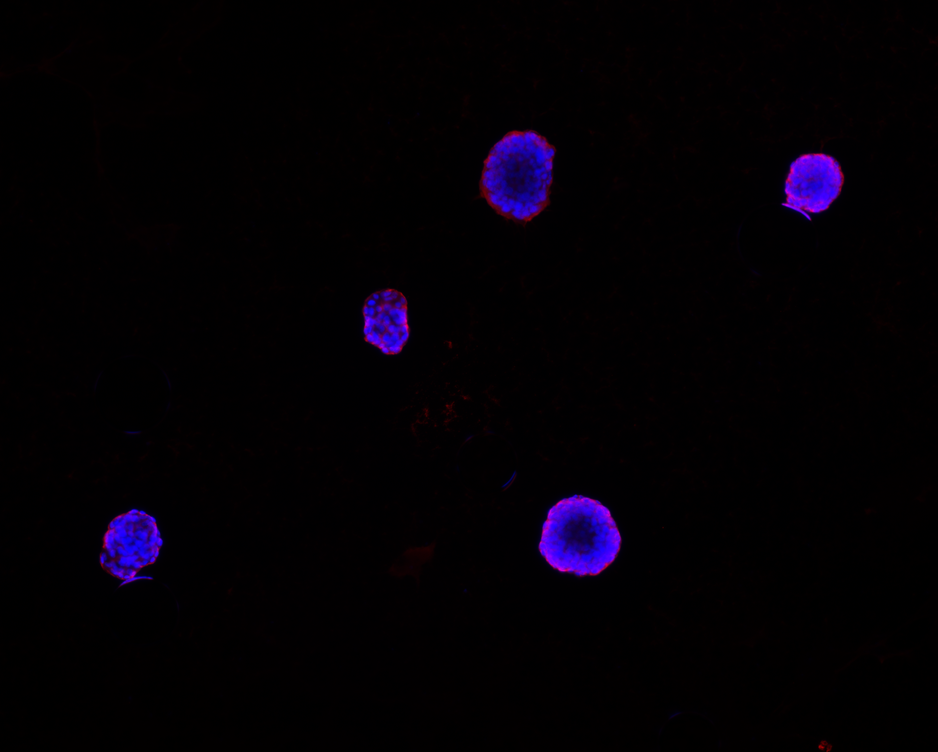
#> input picture raw image/Micr.image-H460 TT cells-Merge.tif, 938 x 752 px, shrunk from 2752 x 2208 before the run; its folder holds only this picture in this run
$ python -i preprocess_lib.py   (imports and definitions only)   (older library calls are emulated)
#> lines starting #> are read from the running program, lines starting #| are printed output that depends on the picture
#> further down, picture is the input picture: shape (752, 938, 3); mean B, G, R 5.4, 0, 3.3
### config.py
import os

# -------- Pathway --------
RAW_DIR = "raw images"
OUTPUT_DIR = "preprocessed images"
REPORT_PATH = "process_report.csv"

# -------- Image format --------
IMAGE_EXTENSIONS = ('*.tif', '*.tiff', '*.TIF', '*.TIFF')
TARGET_SIZE = (512, 512)
BATCH_SIZE = None

# -------- Image type determing --------
CORNER_SIZE_RATIO = 10            # 角落区域取 min(50, h//10, w//10)
FLUORESCENT_CORNER_MEAN = 0.25
FLUORESCENT_GLOBAL_STD = 0.25
FLUORESCENT_LOW_INTENSITY_RATIO = 0.5
FLUORESCENT_WEIGHT_CORNER = 0.4
FLUORESCENT_WEIGHT_STD = 0.3
FLUORESCENT_WEIGHT_LOW = 0.3
FLUORESCENT_SCORE_THRESHOLD = 0.5

# -------- Flagging --------
QF_S = 83
CV_S = 0.15
BF_BC_S = (1.3 , 0.05)
FLU_BC_S = (1.5, 0.08)
LAP_VAR_T = 100
TENE_T = 500
SNR_S = 25
DENOISE_T_FLU = 0.02
NEED_CLACHE_BRI = False
CLAHE_L = (1.2, 1.5)


# -------- Preprocessing order --------
DEFAULT_ORDER = [
    'denoise',
    'background_correction',
    'illumination_correction',
    'deconvolution',
    'clahe'
]

# -------- Preprocessing Tags --------
PROCESS_TAGS = {
    'image_type': 'flu',
    'need_illumination_correction': False, 'need_deconvolution': False,
    'need_clahe': False, 'need_denoise': False,
    'need_background_correction': False,
    'metrics':{'noise_estimate': 0.03}}


# -------- Background Correction --------
POLYFIT_DOWNSAMPLE = 0.25
ROLLING_BALL_RADIUS = 50

# -------- Deconvolution --------
PSF_SIGMA = 1.5
RL_ITERATIONS = 5
BLIND_PSF_ITERATIONS = 5
BLIND_REGULARIZATION = 1e-6
REG_TYPE = 'tikhonov'
DECON_M = 'RL'
GAUSSIAN_SHAPE = (15,15)

#--------- Preprocessing -----------
AUTOMODE = True

# -------- Denoise --------
DENOISE_KERNEL_LARGE = (5, 5)     # noise_estimate > 0.05
DENOISE_KERNEL_SMALL = (3, 3)
# -------- CLAHE --------
CLAHE_TILE_GRID = (10, 10)


# -------- eva matrics threshold --------

CONTRAST_RATIO_GOOD = 1.1
SHARPNESS_RATIO_GOOD = 1.1
NOISE_RATIO_GOOD = 0.9

# -------- parallel process --------
PARALLEL_WORKERS = 4

DEFAULTS = {
    'QF_S': QF_S,
    'CV_S': CV_S,
    'BF_BC_S': BF_BC_S,
    'FLU_BC_S': FLU_BC_S,
    'LAP_VAR_T': LAP_VAR_T,
    'TENE_T': TENE_T,
    'SNR_S': SNR_S,
    'CLAHE_L': CLAHE_L,                    # tuple
    'CLAHE_TILE_GRID': CLAHE_TILE_GRID,    # tuple
    'ROLLING_BALL_RADIUS': ROLLING_BALL_RADIUS,
    'POLYFIT_DOWNSAMPLE': POLYFIT_DOWNSAMPLE,
    'PSF_SIGMA': PSF_SIGMA,
    'RL_ITERATIONS': RL_ITERATIONS,
    'BLIND_PSF_ITERATIONS': BLIND_PSF_ITERATIONS,
    'REGULARIZATION': BLIND_REGULARIZATION,
    'DECON_M': DECON_M,
    'GAUSSIAN_SHAPE': GAUSSIAN_SHAPE,
    'REG_TYPE': REG_TYPE,
    'DENOISE_KERNEL_LARGE': DENOISE_KERNEL_LARGE,
    'DENOISE_KERNEL_SMALL': DENOISE_KERNEL_SMALL,
    'DENOISE_THRESHOLD': DENOISE_T_FLU,
    'TARGET_SIZE': TARGET_SIZE,
}

def make_params(overrides=None, **kwargs):
    """generate a copy of dict, allows to override on time"""
    params = DEFAULTS.copy()
    if overrides:
        params.update(overrides)
    params.update({k: v for k, v in kwargs.items() if v is not None})
    return params

### preprocess_lib.py
#Import necessary libraries
import config
import numpy as np
import cv2
from skimage.exposure import is_low_contrast
from skimage import restoration, img_as_float64
from skimage.restoration import rolling_ball
from PIL import Image
import os, glob
import pathlib
from scipy.stats import entropy
from scipy.signal import convolve2d
import pandas as pd
from concurrent.futures import ThreadPoolExecutor


# Import image and confirm their integrities
# [77 lines left out: functions image_import, verify_images, load_images, not called in this run]


# Determine the image type: bright field or fluorescent
def image_type_determination(image, corner_size = 10, fluor_corner_mean = 0.25,
                            fluor_global_std = 0.25, fluor_lir= 0.5, fluor_wc = 0.4,
                            fluor_w_std = 0.3, fluor_wl = 0.3, fluor_s = 0.5):
    """
    Based on the features, automatically determine if the image was fluorescence or brightfield.

    parameter:
                image: BGR , data type: unit8 (0-255)
    Expected return:
                str: 'flu' or 'bri'
    """
#> called with corner_size = 10, fluor_corner_mean = 0.25, fluor_global_std = 0.25, fluor_lir = 0.5, fluor_wc = 0.4, fluor_w_std = 0.3, fluor_wl = 0.3, fluor_s = 0.5
    # Transform the loaded image to grayscale for later feature calculation
    gray= cv2.cvtColor(image, cv2.COLOR_BGR2GRAY).astype(np.float32) /255.0
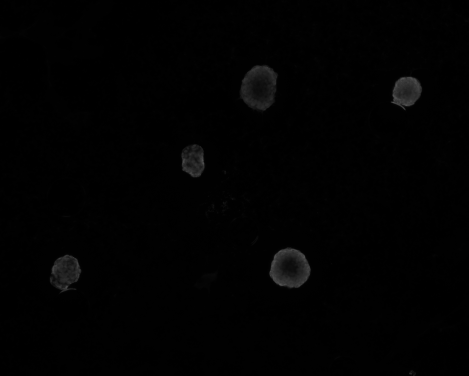
#> gray: shape (752, 938) float32 (shown at 1/2 size); min 0, max 0.353, mean 0.00624

    # Feature 1: background light distribution, calculated by picking the average intensity of four corner edges
    h, w  = gray.shape
    corner_s = max(corner_size, min(50,h//10, w//10))
    top_l = gray[0:corner_s, 0:corner_s]
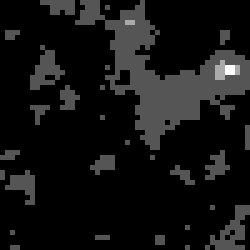
#> top_l: shape (50, 50) float32 (shown 5 times larger); min 0, max 0.0118, mean 0.000919; drawn with min black and max white
    top_r = gray[0:corner_s, w-corner_s:w]
    bottom_l = gray[h-corner_s:h, 0:corner_s]
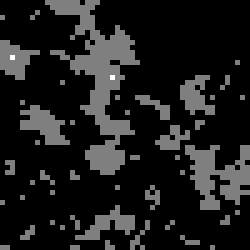
#> bottom_l: shape (50, 50) float32 (shown 5 times larger); min 0, max 0.00784, mean 0.000921; drawn with min black and max white
    bottom_r = gray[h-corner_s:h, w-corner_s:w]
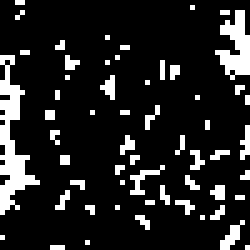
#> bottom_r: shape (50, 50) float32 (shown 5 times larger); values 0 (black) and 0.00392 (white), 14.1% white in thin lines or dots
    center = gray[h//2-corner_s//2:h//2+corner_s//2,
                  w//2-corner_s//2:w//2+corner_s//2]
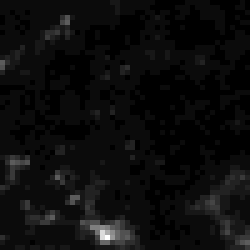
#> center: shape (50, 50) float32 (shown 5 times larger); min 0, max 0.0863, mean 0.00433; drawn with min black and max white
    corner_mean = (np.mean(top_l)+np.mean(top_r)+np.mean(bottom_l)+np.mean(bottom_r)) /4.0
#> corner_mean = 0.00139

    # Feature 2: global standard deviation
    g_std= np.std(gray)
#> g_std = 0.0252

    # Feature 3: Histogram Equalization, pick ratio the of 25% low inensity
    hist,_ = np.histogram(gray, bins=20)
#> hist = 20 values, max 683512 at index 0, min 6 at index 19, mean 35268.8
    low_intensity_ratio = np.sum(hist[:5])/ np.sum(hist)
#> low_intensity_ratio = 0.978

    # If the image is fluorescent, the corner brightness should be small, high global std, and high ratio of low inensity through out the whole
    # I weight each features almost evenly, but the corner measurement is more reliable, and so it influnces more on the final score.

    is_flu_score = ((corner_mean < fluor_corner_mean) * fluor_wc
                + (g_std > fluor_global_std) * fluor_w_std
                + (low_intensity_ratio > fluor_lir) * fluor_wl)
#> is_flu_score = 0.7

    is_flu = is_flu_score > fluor_s
#> is_flu = True

    return 'flu' if  is_flu else 'bri', gray,[np.mean(top_l), np.mean(top_r), np.mean(bottom_l), np.mean(bottom_r),np.mean(center)]


# Flagging
def image_preprocess_flag(image, param =None, need_clahe_bri =False):
    """
    Analyze the image, flag the preprocessing label

    Parameters:
                BGR image, data type: unit8(0-255)
                need_clahe_bri: False by default
    return:
             dict: {
                'need_illumination_correction': bool,
                'need_deconvolution': bool,
                'need_clahe': bool,
                'need_denoise': bool,
                'metrics': {...}
                }
"""
    itype, gray, means = image_type_determination(image)
#> itype = 'flu'; means = [0.000919, 0.00315, 0.000921, 0.000554, 0.00433]

    means = np.array(means)
    Max_means = max(means)
#> Max_means = 0.00433
    Min_means = min(means)
#> Min_means = 0.000554

    gray_uint8 = (gray * 255.0).astype(np.uint8) #convert the normalized image back to uint8 format for deconvlution

    if param is None:
        param = config.make_params()

    QF_score         = param['QF_S']
    CV_score         = param['CV_S']
    flu_bc_score     = param['FLU_BC_S']
    bf_bc_score      = param['BF_BC_S']
    denoise_t        = param['DENOISE_THRESHOLD']
    lap_score        = param['LAP_VAR_T']
    ten_limit        = param['TENE_T']
    snr_s            = param['SNR_S']
    CLAHE_CLIP_LIMIT = param['CLAHE_L']

    #======Illumination correction sect======
    #Calculate the uniformity ratio, add a negalectable number to denominator to avoid division by zero errors
    illumination_uniformity = Min_means / (Max_means + 1e-10)
#> illumination_uniformity = 0.128
    # Coefficient variation, again add a small number to avoid errors
    cv_score = np.std(means) / np.mean(means + 1e-10)
#> cv_score = 0.757

    # QF
    qf = illumination_uniformity * (1-cv_score) * 100
#> qf = 3.11
    # attach a bool value for illumination correction test
    IC_need = (qf < QF_score) or (cv_score > CV_score)
#> IC_need = True


    #======Background Correction sect=======
    centermean = means[4] #retrieve the center mean of the image
#> centermean = 0.00433
    corner_std = np.std(means[:4]) #standard deviation from the corner means
#> corner_std = 0.00103

    #The image needs background correction if uneven brightness disturibution between the center and corners,
    #or if big std in corners.
    # different type of image should apply different standard. The fluorescent image should only need bc if be found obivous uneven distribution
    if itype == 'flu':
        need_bc = (centermean > flu_bc_score[0] * np.mean(means[:4])) or (corner_std > flu_bc_score[1]) #If center is 50% brighter than corners, or std in corners is greater than 8%
#> need_bc = True
    else:
        need_bc = (centermean > bf_bc_score[0] * np.mean(means[:4])) or (corner_std > bf_bc_score[1]) #If center is 30% brighter than corners, or std in corners is greater than 5%


    #======Deconvolution sect======
    #Laplacian variation for blur detection, value <100 is likely needed to deconv
    laplacian_var = cv2.Laplacian(gray_uint8, cv2.CV_64F).var() #High var means image is sharp, otherwise is likely blurry and need to go through deconvolution
#> laplacian_var = 4.03

    #Tengengrad, another indicator use for blur detection,  value <500 is likely needed to deconv
    #Compute Sobel gradients in X and Y
    gx = cv2.Sobel(gray_uint8, cv2.CV_64F, 1, 0, ksize = 3)
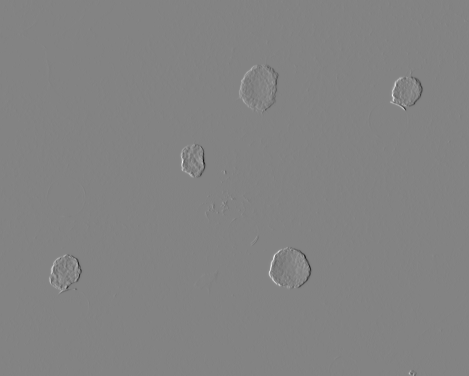
#> gx: shape (752, 938) float64 (shown at 1/2 size); min -263, max 248, mean 0; drawn with min black and max white
    gy = cv2.Sobel(gray_uint8, cv2.CV_64F, 0, 1, ksize = 3)

    #Mean of squared gradient magnitude
    tengengrad = np.mean(gx**2 +gy**2)
#> tengengrad = 96.87

    # Evaluate peak signal to noise signal.
    smoothed = cv2.GaussianBlur(gray, (3,3),0)
    noise = np.std(gray.astype(np.float32) - smoothed.astype(np.float32))
#> noise = 0.00164
    estimated_snr = 20 * np.log10(np.std(gray.astype(np.float32)) / (noise +1e-10)) #compute the value to decibels
#> estimated_snr = 23.73

    #Apply three evaluations to determine whether goes to deconv process
    need_deconv = (laplacian_var < lap_score or tengengrad < ten_limit) and estimated_snr > snr_s
#> need_deconv = False

    #===== Denoise evaluation sect ====
    if itype == 'flu':
        denoise_threshold = denoise_t
        clahe_clip = CLAHE_CLIP_LIMIT[0]
    else:
        denoise_threshold =  0.05
        clahe_clip = CLAHE_CLIP_LIMIT[1]

    need_denoise = noise > denoise_threshold or estimated_snr < 20
#> need_denoise = False


    #====== Contrast sect ======
    #Calculate the image entropy with histogram equalization
    hist,_ = np.histogram(gray, bins= 256, range=(0,1))
#> hist = 256 values, max 331067 at index 1, min 0 at index 88, mean 2755.4
    hist = hist / (hist.sum() + 1e-10) #Normalization
#> hist = 256 values, max 0.469 at index 1, min 0 at index 88, mean 0.00391

    entro = entropy(hist, base = 2) # compute shannon entropy
#> entro = 1.58

    #Apply is low constrast function from Skimage
    is_contrast = is_low_contrast(gray, fraction_threshold = 0.3)
#> is_contrast = True

    # Determine if the image should be applied CLAHE
    if itype == 'bri':
        if need_clahe_bri == True:
            need_clahe = is_contrast or (entro <3.0)
        else:
            need_clahe = need_clahe_bri
    else:
        need_clahe = is_contrast or (entro < 5.0)
#> need_clahe = True


    return {
        'image_type': itype,
        'need_illumination_correction': IC_need, 'need_deconvolution': need_deconv,
        'need_clahe': need_clahe, 'need_denoise': need_denoise,
        'need_background_correction': need_bc,
        'metrics':{
            'qf': round(qf, 2), 'cv_score': round(cv_score, 4),
            'illumination_uniformity': round(illumination_uniformity, 4),
            'lapacian': round(laplacian_var, 2), 'tenengrad': round(tengengrad, 2),
            'entropy': round(entro, 3), 'estimated_snr': round(estimated_snr, 2),
            'noise_estimate': round(noise, 4), 'CLAHE_clip': clahe_clip
        }
    }


#Background Correction
# [59 lines left out: function bc_polyfit, not called in this run]


def bc_rollingball(image, radius = None, param = None):
    """"
    Alternative algorthim for doing posteriori correction. Advance in edge friendly, lesser artifact introduce compares to polyfit.
    The skimage implementation would assume the background has low intensity(dark). So if processing a brightfield, using polyfit would be
    recommanded, otherwise, first you have to invert the image.

    Paremeters:
                image, input image, np array[0,1], grayscale or multichannel, rolling ball can handle datatype other than np.uint8
                radius: int, ball-shape kernel that controls smoothing
    """
    if radius is None:
        radius = (param or config.make_params())['ROLLING_BALL_RADIUS']

    #channel check
    # recursive call the function for each channel
    if image.ndim == 3:
        channels = []
        for i in range(image.shape[2]):
            ch = image[:,:, i]
            ch_correct =bc_rollingball(ch, radius, param=param)
            channels.append(ch_correct)
        return np.stack(channels, axis = -1).astype(np.float32)

    #single/grayscale
    corrected = rolling_ball(image, radius = radius)
    corrected = np.clip(corrected, 0, 1)
    return corrected.astype(np.float32)


#Deconvolution
# [221 lines left out: functions gaussian_psf, richardson_lcuy, blind_richardson_lucy, deconvolve, not called in this run]


# Preprocessing score
def evaluation_metrics(original, processed):


    if original.dtype == np.uint8:
        ori = original.astype(np.float32) / 255.0
    else:
        ori = original.astype(np.float32)

    if processed.dtype == np.uint8:
        proc = processed.astype(np.float32) / 255.0
    else:
        proc = processed.astype(np.float32)

    # convert to grayscale for evaluation
    if ori.ndim ==  3:
        ori_gray = cv2.cvtColor(ori, cv2.COLOR_RGB2GRAY)
        proc_gray = cv2.cvtColor(proc, cv2.COLOR_RGB2GRAY)
    else:
        ori_gray = ori
        proc_gray = proc

    ori_gray = (np.clip(ori_gray, 0, 1) * 255).astype(np.uint8)
    proc_gray = (np.clip(proc_gray, 0, 1) * 255).astype(np.uint8)

    # contrast score
    ori_contrast = np.std(ori_gray)
    proc_contrast = np.std(proc_gray)
    contrast_ratio = proc_contrast / (ori_contrast +1E-10)

    # Entropy score

    def info_entropy(image):
        hist,_ = np.histogram(image, bins = 256, range = (0, 255))
        hist = hist / (hist.sum() + 1E-10)
        return entropy(hist, base = 2)

    ori_en = info_entropy(ori_gray)
    proc_en = info_entropy(proc_gray)
    entropy_ratio = proc_en / (ori_en + 1E-10)

#Sharpness score
    ori_sharp = cv2.Laplacian(ori_gray, cv2.CV_64F).var()
    proc_sharp = cv2.Laplacian(proc_gray, cv2.CV_64F).var()
    sharp_ratio = proc_sharp / (ori_sharp + 1E-10)

#SNR
    def noise_std(image):
        smooth = cv2.GaussianBlur(image, (3,3), 0)
        noise = image - smooth
        return np.std(noise)

    ori_snr = noise_std(ori_gray)
    proc_snr = noise_std(proc_gray)
    snr_ratio = proc_snr / (ori_snr + 1E-10)


    return {
        'contrast_original': round(ori_contrast, 4),
        'contrast_processed': round(proc_contrast, 4),
        'contrast_ratio': round(contrast_ratio, 3),
        'entropy_original': round(ori_en, 3),
        'entropy_processed': round(proc_en, 3),
        'entropy_ratio': round(entropy_ratio, 3),
        'sharpness_original': round(ori_sharp, 2),
        'sharpness_processed': round(proc_sharp, 2),
        'sharpness_ratio': round(sharp_ratio, 2),
        'noise_original': round(ori_snr, 4),
        'noise_processed': round(proc_snr, 4),
        'noise_ratio': round(snr_ratio, 3)
        }


# Preprocessing main entrance
def preprocessing(image, auto =True, manual_tags = None, order = None, param =None):
    """
    Process the targeted image base on the flags, the order of preprocessing could be rearrange as needed. By default
    An input image would go under:
    denoise -- background correction -- illumination correction -- deconvolution -- light contrast enhancement

    Parameters:
                BGR image , data type: unit8 (0-255)
                auto: use the flag from the flagging function
                manual_tags: manually choose flags from dictionary, format e.g. {'need_CLACHE': True}
    Return:
            processed image , data type float32(0-1)
            tags: actual tags
    """
    if param is None:
        param = config.make_params()


    if order is None:
        order = config.DEFAULT_ORDER


    #Check the format of image
    if image is None:
        raise ValueError("input image is None")
    if not isinstance(image, np.ndarray):
        raise ValueError(f"Expected numpy array, got {type(image)}")
    if len(image.shape) not in  [2,3]:
        raise ValueError(f'Unsupported image dimensions: {image.shape}, make sure it is 2D or 3D')


    #Check flagging input
    analysis = image_preprocess_flag(image, param = param)
#> analysis = 7 items
    tags = analysis
#> tags = 7 items
    if not auto and manual_tags:
        for k, v in manual_tags.items():
            if k in tags:
                tags[k] = v


    # Initializing image data, convert to normalized, float32 np array.
    RGB_float = cv2.cvtColor(image, cv2.COLOR_BGR2RGB).astype(np.float32) / 255.0
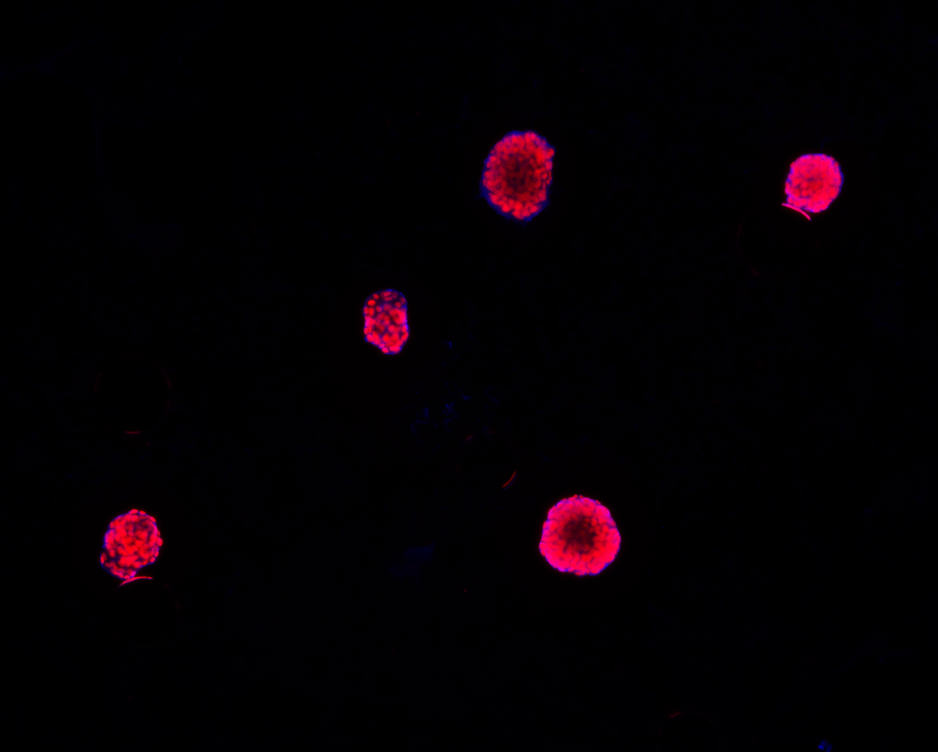
#> RGB_float: shape (752, 938, 3) float32; mean B, G, R 0.0129, 0, 0.021


    #illumination correction
    def illumination_correction(img, tags):
        im_IC = (img * 255.0).astype(np.uint8)
        lab = cv2.cvtColor(im_IC, cv2.COLOR_RGB2LAB)
        l,a,b = cv2.split(lab)

        if tags.get('image_type') == 'flu':
            clahe = cv2.createCLAHE(clipLimit= param['CLAHE_L'][0], tileGridSize= param['CLAHE_TILE_GRID'])
        else:
            clahe = cv2.createCLAHE(clipLimit= param['CLAHE_L'][1], tileGridSize= param['CLAHE_TILE_GRID'])
        l_corrected = clahe.apply(l)
        lab_merge = cv2.merge((l_corrected, a, b))
        return cv2.cvtColor(lab_merge, cv2.COLOR_LAB2RGB).astype(np.float32) / 255.0


    #Background Correction
    def background_correction(img, tags):
        if tags.get('image_type') == 'flu':
            return bc_rollingball(img, radius = param['ROLLING_BALL_RADIUS'], param= param)
        else:
            return bc_polyfit(img, tags, downsample_factor = param['POLYFIT_DOWNSAMPLE'], param =param)


    # Deconvolution
    def deconvolution(img, tags):
        return deconvolve(img, param = param)


    #denoise
    # [4 lines left out: function denoise, not called in this run]


    #CLAHE
    def clahe(img, tags):
        clip_l = tags.get('metrics',{}).get('CLAHE_clip',2.0)
        if img.ndim == 2 or img.shape[2] == 1:  # If the image is grayscale
            img_uint8 = (img * 255).astype(np.uint8)
            clahe = cv2.createCLAHE(clipLimit= clip_l, tileGridSize= param['CLAHE_TILE_GRID'])
            return clahe.apply(img_uint8).astype(np.float32) / 255.0
        else:
            float_im = np.clip(img * 255, 0 , 255).astype(np.uint8)
            lab =cv2.cvtColor(float_im, cv2.COLOR_RGB2LAB)
            l, a, b = cv2.split(lab)
            clahe = cv2.createCLAHE(clipLimit= clip_l, tileGridSize= param['CLAHE_TILE_GRID'])
            l_clahe = clahe.apply(l)
            lab = cv2.merge((l_clahe, a, b))
            return cv2.cvtColor(lab, cv2.COLOR_LAB2RGB).astype(np.float32) / 255.0


    # name for function calls
    step_functions = {
        'denoise': denoise,
        'background_correction': background_correction,
        'illumination_correction': illumination_correction,
        'deconvolution': deconvolution,
        'clahe': clahe
    }


    #Process the image in order
    executed_steps = []
    for step_name in order:
        if tags.get(f'need_{step_name}', False):
            fun = step_functions.get(step_name)
            if fun is not None:
                RGB_float = fun(RGB_float, tags)
                executed_steps.append(step_name)
            else:
                print(f"No function defined for step '{step_name}', skipping.")
#> this loop made 5 passes
#> (the rest of the program and of its run is left out)
